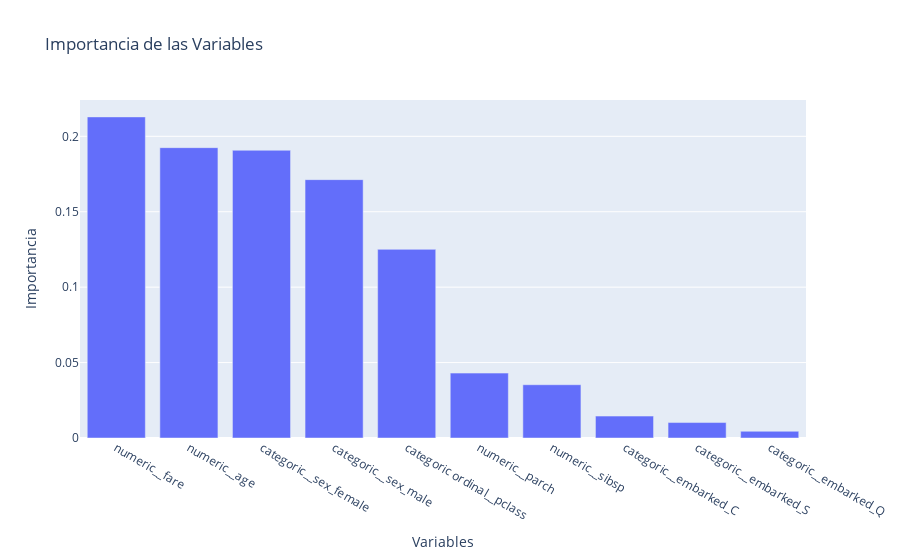

Notebook code for this chart:
### Code cell
fig = px.bar(
    dfFeatures_sorted,
    x="Variables",
    y="Importancia",
    title="Importancia de las Variables",
    # text="Importancia"
)

fig.show()

### Figure 1 — Plotly figure (JSON) as saved in the notebook; plotly's stock layout.template omitted (floating-point values rounded to 4 significant figures)
{"data": [{"alignmentgroup": "True", "hovertemplate": "Variables=%{x}<br>Importancia=%{y}<extra></extra>", "legendgroup": "", "marker": {"color": "#636efa", "pattern": {"shape": ""}}, "name": "", "offsetgroup": "", "orientation": "v", "showlegend": false, "textposition": "auto", "type": "bar", "x": ["numeric__fare", "numeric__age", "categoric__sex_female", "categoric__sex_male", "categoric ordinal__pclass", "numeric__parch", "numeric__sibsp", "categoric__embarked_C", "categoric__embarked_S", "categoric__embarked_Q"], "xaxis": "x", "y": [0.2129, 0.1925, 0.1907, 0.1713, 0.1251, 0.04303, 0.03532, 0.01453, 0.01024, 0.004457], "yaxis": "y"}], "layout": {"barmode": "relative", "legend": {"tracegroupgap": 0}, "title": {"text": "Importancia de las Variables"}, "xaxis": {"anchor": "y", "domain": [0, 1], "title": {"text": "Variables"}}, "yaxis": {"anchor": "x", "domain": [0, 1], "title": {"text": "Importancia"}}}}
